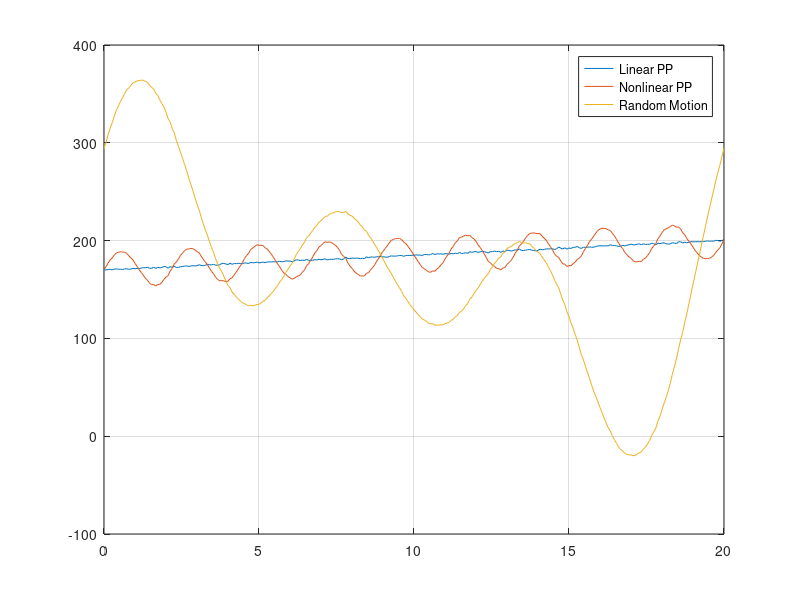

The MATLAB source for this figure: (Note: this script raises an error after producing the figure.)
%% lab3_ekf_simulation.m
% author: Samuel Street
% date: 2025-03-05

clear
clc
close all

%% loads the long sensor data

sampling_freq = 15;
T_sampling = 1/sampling_freq;

% both sensors used are long range IR sensors
load("long_coeffs.mat","coeffs")
load("long_noise.mat","noise_var")

sensor_coeffs = coeffs;
sensor_noise_var = noise_var;

clear coeffs;
clear noise_var;

% sensor model (x is mm)
sensor_a = sensor_coeffs(1);
sensor_b = sensor_coeffs(2);
sensor_c = sensor_coeffs(3);
sensor_d = sensor_coeffs(4);
h_sensor = @(x) (sensor_a*x+sensor_b)./(sensor_c*x+sensor_d);

%% motion model

% ekf update rate (must ensure is at least Nyquist)
ekf_freq = sampling_freq;
T_ekf = 1/ekf_freq;

% process update matrix
A = [1 T_ekf ; 0 1];

% process noise covariance
alpha = 1/T_ekf;
expected_x_std = 0.5; % mm
Q = [1 alpha ; alpha alpha^2 ]*expected_x_std^2;

% measurement noise (make sure matches dimension of z)
R = eye(2)*sensor_noise_var;

% for convention
f = @(x) A*x;
h = @(x) [h_sensor(x(1)) ; h_sensor(x(1))];

F = @(x) A;
% 2 measurements both made with the same type of sensor
H = @(x) [(-sensor_b*sensor_c + sensor_a*sensor_d)/(sensor_c*x(1)+sensor_d)^2 0 ; ...
           (-sensor_b*sensor_c + sensor_a*sensor_d)/(sensor_c*x(1)+sensor_d)^2 0 ];

%% simulated trajectories

tf = 20;
simulated_time = 0:T_ekf:tf;

w_rand = mvnrnd(zeros(2,1),Q,length(simulated_time))';
eta_rand = normrnd(0,sqrt(R(1,1)),2,length(simulated_time)); % same var

% linear point-to-point
xf = [200 0]';
x0 = [170 0]';
x_lin_pp = (xf-x0)/tf .* simulated_time + x0 + w_rand;
z_lin_pp = h_sensor(x_lin_pp(1,:)) + eta_rand;

% nonlinear point-to-point
A_nl_pp = 0.6*(xf-x0);
f_nl_pp = 9;
x_nl_pp = x_lin_pp + A_nl_pp*sin(2*pi*f_nl_pp/tf*simulated_time);
z_nl_pp = h_sensor(x_nl_pp(1,:)) + eta_rand;

% random motion (note must keep far from zero due to asymptote of h)
N = 3;
x_rand_motion = x0 + w_rand;
for k=1:N
    Ak = rand*(x0/2);
    Bk = rand*(x0/2);

    x_rand_motion = x_rand_motion ...
        + Ak*cos(2*pi*k/tf*simulated_time) ...
        + Bk*sin(2*pi*k/tf*simulated_time);
end
z_rand_motion = h_sensor(x_rand_motion(1,:)) + eta_rand;

%% plot the random trajectories
figure
plot(simulated_time,x_lin_pp(1,:));
hold on
grid on
plot(simulated_time,x_nl_pp(1,:));
plot(simulated_time,x_rand_motion(1,:));

legend("Linear PP", "Nonlinear PP", "Random Motion")

%% simulation

t = simulated_time;

% linear point-to-point

x_init_lin_pp = x0;
P_init_lin_pp = Q;

[x_ests_lin_pp,P_ests_lin_pp] = evaluate_ekf(x_init_lin_pp,P_init_lin_pp,z_lin_pp,f,h,F,H,Q,R);

figure
plot(t,x_lin_pp(1,:));
hold on
grid on
plot(t,x_ests_lin_pp(1,:),'--');

legend("Actual","Estimates")

% nonlinear point-to-point

x_init_nl_pp = x0;
P_init_nl_pp = Q;

[x_ests_nl_pp,P_ests_nl_pp] = evaluate_ekf(x_init_nl_pp,P_init_nl_pp,z_nl_pp,f,h,F,H,Q,R);

figure
plot(t,x_nl_pp(1,:));
hold on
grid on
plot(t,x_ests_nl_pp(1,:),'--');

legend("Actual","Estimates")

% random motion

x_init_rand_motion = x0;
P_init_rand_motion = Q;

[x_ests_rand_motion,P_ests_rand_motion] = evaluate_ekf(x_init_rand_motion,P_init_rand_motion,z_rand_motion,f,h,F,H,Q,R);

figure
plot(t,x_rand_motion(1,:));
hold on
grid on
plot(t,x_ests_rand_motion(1,:),'--');

legend("Actual","Estimates")

